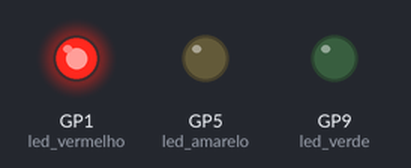
A program run on a simulated Raspberry Pi Pico running MicroPython. Shown: output pins drawn as LEDs (lit = HIGH). Wiring (from the project's diagram.json): red LED on GP1, yellow LED on GP5, green LED on GP9. What the program prints to the serial console is not drawn. At 0.0 s the program stops and its outputs stay as they are.

Above: at 0.1 s.
Timing chart, 0 to 1.5 s (numbered marks = the images above):
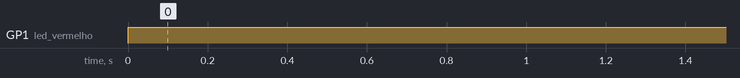

Measured:
- by itself, GP1 (led_vermelho): LOW → HIGH at 0.00 s

The program:

main.py
```python
from machine import Pin

led_vermelho = Pin(1, Pin.OUT)
led_amarelo = Pin(5, Pin.OUT)
led_verde = Pin(9, Pin.OUT)


def controlar_led(estado):
    led_verde.value(0)
    led_amarelo.value(0)
    led_vermelho.value(0)

    if estado == "RECARGA AUTORIZADA":
        led_verde.value(1)

    elif estado == "RECARGA REDUZIDA":
        led_amarelo.value(1)

    elif estado == "RECARGA BLOQUEADA":
        led_vermelho.value(1)


def verificar_recarga(geracao, consumo):

    disponivel = geracao - consumo

    if disponivel >= 1000:
        estado = "RECARGA AUTORIZADA"

    elif disponivel > 0:
        estado = "RECARGA REDUZIDA"

    else:
        estado = "RECARGA BLOQUEADA"

    controlar_led(estado)

    print("GERACAO:", geracao, "W")
    print("CONSUMO:", consumo, "W")
    print("DISPONIVEL:", disponivel, "W")
    print("STATUS:", estado)
    print("------------------------")


verificar_recarga(1000, 1800)
```
